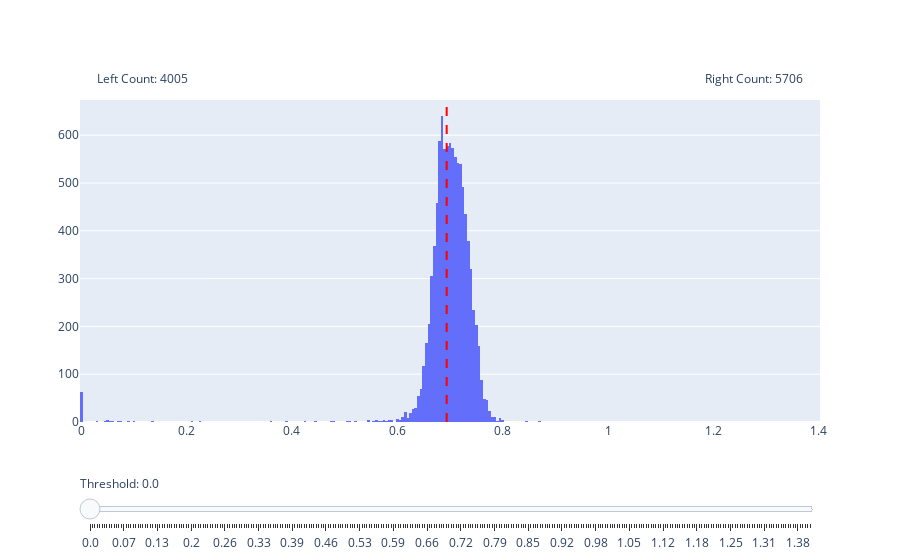

Notebook source saved alongside this figure:
### Markdown cell above
## Filter by ratio between two values

### Code cell
# explore the data
df = pd.DataFrame(data=sdata['imaging'].X, columns=sdata['imaging'].var_names)
df['DNA_ratio'] = df['DNA_8'] / df['DNA_6']
plot_dynamic_histogram(df, "DNA_ratio", bins=300) #log scale would be a bit better
